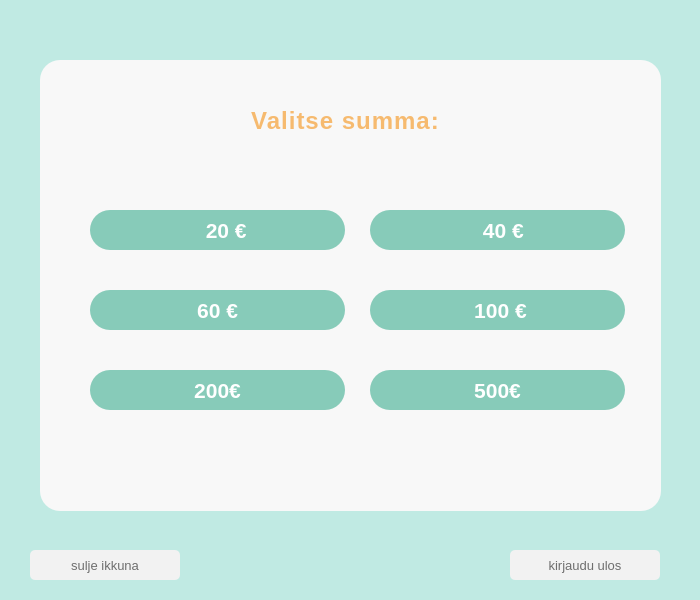
<?xml version="1.0" encoding="UTF-8"?>
<ui version="4.0">
 <class>selectSum</class>
 <widget class="QDialog" name="selectSum">
  <property name="geometry">
   <rect>
    <x>0</x>
    <y>0</y>
    <width>700</width>
    <height>600</height>
   </rect>
  </property>
  <property name="windowTitle">
   <string>Dialog</string>
  </property>
  <property name="styleSheet">
   <string notr="true">background-color: rgb(192, 234, 227);
color: rgb(110,110,110);
text-transform: uppercase;</string>
  </property>
  <widget class="QLabel" name="label">
   <property name="geometry">
    <rect>
     <x>50</x>
     <y>90</y>
     <width>591</width>
     <height>61</height>
    </rect>
   </property>
   <property name="font">
    <font>
     <pointsize>18</pointsize>
     <bold>true</bold>
     <kerning>true</kerning>
    </font>
   </property>
   <property name="styleSheet">
    <string notr="true">color: rgb(246, 186, 111);
background-color: rgb(248,248,248);
letter-spacing: 1px;</string>
   </property>
   <property name="text">
    <string>Valitse summa:</string>
   </property>
   <property name="alignment">
    <set>Qt::AlignCenter</set>
   </property>
  </widget>
  <widget class="QPushButton" name="nappi_sulje">
   <property name="geometry">
    <rect>
     <x>30</x>
     <y>550</y>
     <width>150</width>
     <height>30</height>
    </rect>
   </property>
   <property name="font">
    <font>
     <pointsize>10</pointsize>
    </font>
   </property>
   <property name="styleSheet">
    <string notr="true">background-color: rgb(242,242,242);
border-radius: 5px;</string>
   </property>
   <property name="text">
    <string>sulje ikkuna</string>
   </property>
  </widget>
  <widget class="QPushButton" name="pushButton_20">
   <property name="geometry">
    <rect>
     <x>90</x>
     <y>210</y>
     <width>255</width>
     <height>40</height>
    </rect>
   </property>
   <property name="font">
    <font>
     <pointsize>16</pointsize>
     <bold>true</bold>
    </font>
   </property>
   <property name="styleSheet">
    <string notr="true">color: rgb(255,255,255);
text-transform: uppercase;
background-color: rgb(135, 203, 185);
border-color: rgb(145, 187, 145);
border: 2px;
border-radius: 20px;</string>
   </property>
   <property name="text">
    <string>   20 €</string>
   </property>
  </widget>
  <widget class="QPushButton" name="pushButton_40">
   <property name="geometry">
    <rect>
     <x>370</x>
     <y>210</y>
     <width>255</width>
     <height>40</height>
    </rect>
   </property>
   <property name="font">
    <font>
     <pointsize>16</pointsize>
     <bold>true</bold>
    </font>
   </property>
   <property name="styleSheet">
    <string notr="true">color: rgb(255,255,255);
text-transform: uppercase;
background-color: rgb(135, 203, 185);
border-color: rgb(145, 187, 145);
border: 2px;
border-radius: 20px;</string>
   </property>
   <property name="text">
    <string>      40 €    </string>
   </property>
  </widget>
  <widget class="QPushButton" name="pushButton_200">
   <property name="geometry">
    <rect>
     <x>90</x>
     <y>370</y>
     <width>255</width>
     <height>40</height>
    </rect>
   </property>
   <property name="font">
    <font>
     <pointsize>16</pointsize>
     <bold>true</bold>
    </font>
   </property>
   <property name="styleSheet">
    <string notr="true">color: rgb(255,255,255);
text-transform: uppercase;
background-color: rgb(135, 203, 185);
border-color: rgb(145, 187, 145);
border: 2px;
border-radius: 20px;</string>
   </property>
   <property name="text">
    <string>200€</string>
   </property>
  </widget>
  <widget class="QPushButton" name="pushButton_60">
   <property name="geometry">
    <rect>
     <x>90</x>
     <y>290</y>
     <width>255</width>
     <height>40</height>
    </rect>
   </property>
   <property name="font">
    <font>
     <pointsize>16</pointsize>
     <bold>true</bold>
    </font>
   </property>
   <property name="styleSheet">
    <string notr="true">color: rgb(255,255,255);
text-transform: uppercase;
background-color: rgb(135, 203, 185);
border-color: rgb(145, 187, 145);
border: 2px;
border-radius: 20px;</string>
   </property>
   <property name="text">
    <string>60 €</string>
   </property>
  </widget>
  <widget class="QPushButton" name="pushButton_100">
   <property name="geometry">
    <rect>
     <x>370</x>
     <y>290</y>
     <width>255</width>
     <height>40</height>
    </rect>
   </property>
   <property name="font">
    <font>
     <pointsize>16</pointsize>
     <bold>true</bold>
    </font>
   </property>
   <property name="styleSheet">
    <string notr="true">color: rgb(255,255,255);
text-transform: uppercase;
background-color: rgb(135, 203, 185);
border-color: rgb(145, 187, 145);
border: 2px;
border-radius: 20px;</string>
   </property>
   <property name="text">
    <string>    100 €   </string>
   </property>
  </widget>
  <widget class="QPushButton" name="pushButton_500">
   <property name="geometry">
    <rect>
     <x>370</x>
     <y>370</y>
     <width>255</width>
     <height>40</height>
    </rect>
   </property>
   <property name="font">
    <font>
     <pointsize>16</pointsize>
     <bold>true</bold>
    </font>
   </property>
   <property name="styleSheet">
    <string notr="true">color: rgb(255,255,255);
text-transform: uppercase;
background-color: rgb(135, 203, 185);
border-color: rgb(145, 187, 145);
border: 2px;
border-radius: 20px;</string>
   </property>
   <property name="text">
    <string>500€</string>
   </property>
  </widget>
  <widget class="QWidget" name="widget" native="true">
   <property name="geometry">
    <rect>
     <x>40</x>
     <y>60</y>
     <width>621</width>
     <height>451</height>
    </rect>
   </property>
   <property name="styleSheet">
    <string notr="true">border-radius: 20px;
background-color: rgb(248,248,248);</string>
   </property>
  </widget>
  <widget class="QPushButton" name="nappi_kirjaudu_ulos">
   <property name="geometry">
    <rect>
     <x>510</x>
     <y>550</y>
     <width>150</width>
     <height>30</height>
    </rect>
   </property>
   <property name="font">
    <font>
     <pointsize>10</pointsize>
    </font>
   </property>
   <property name="styleSheet">
    <string notr="true">background-color: rgb(242,242,242);
border-radius: 5px;</string>
   </property>
   <property name="text">
    <string>kirjaudu ulos</string>
   </property>
  </widget>
  <zorder>widget</zorder>
  <zorder>nappi_sulje</zorder>
  <zorder>pushButton_20</zorder>
  <zorder>pushButton_40</zorder>
  <zorder>pushButton_200</zorder>
  <zorder>pushButton_60</zorder>
  <zorder>pushButton_100</zorder>
  <zorder>pushButton_500</zorder>
  <zorder>label</zorder>
  <zorder>nappi_kirjaudu_ulos</zorder>
 </widget>
 <resources/>
 <connections/>
</ui>
